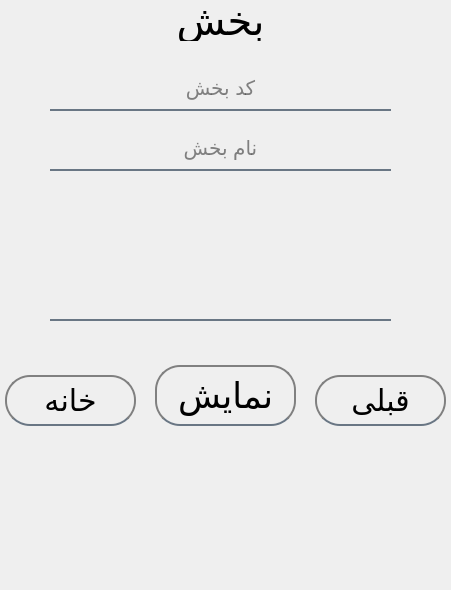
<?xml version="1.0" encoding="UTF-8"?>
<ui version="4.0">
 <class>MainWindow</class>
 <widget class="QMainWindow" name="MainWindow">
  <property name="geometry">
   <rect>
    <x>0</x>
    <y>0</y>
    <width>451</width>
    <height>590</height>
   </rect>
  </property>
  <property name="windowTitle">
   <string>MainWindow</string>
  </property>
  <widget class="QWidget" name="centralwidget">
   <widget class="QPushButton" name="but_display">
    <property name="geometry">
     <rect>
      <x>150</x>
      <y>360</y>
      <width>151</width>
      <height>71</height>
     </rect>
    </property>
    <property name="font">
     <font>
      <family>IRNazanin</family>
      <pointsize>30</pointsize>
      <weight>50</weight>
      <italic>false</italic>
      <bold>false</bold>
     </font>
    </property>
    <property name="styleSheet">
     <string notr="true">QPushButton {
    background-color: transparent; /* Transparent background */
    color: rgb(0,0,0); /* Text color */
    border: 2px solid gray; /* Border around the button */
    padding: 5px; /* Increased padding for better touch targets */
    border-radius: 25px; /* Rounded corners */
    margin: 5px; /* Uniform margin on all sides */
    font-size: 35px; /* Font size for better readability */
	font: 30pt &quot;IRNazanin&quot;;
border-bottom: 2px solid rgba(105,118,132,255);
}

QPushButton:hover {
    border-color: rgba(190, 190, 190, 0.7); /* Lighter border on hover */
    background-color: rgba(255, 255, 255, 0.1); /* Light background on hover for visual feedback */
}

QPushButton:pressed {
    background-color: rgba(255, 255, 255, 0.2); /* Darker background when pressed */
	font: 20pt &quot;Ubuntu&quot;;
    border-color: rgba(150, 150, 150, 0.8); /* Change border color when pressed */
}

QPushButton:disabled {
    color: rgba(255, 255, 255, 0.5); /* Lighter text color when disabled */
    border-color: rgba(190, 190, 190, 0.3); /* Lighter border when disabled */
}
</string>
    </property>
    <property name="text">
     <string>نمایش</string>
    </property>
   </widget>
   <widget class="QPushButton" name="but_home">
    <property name="geometry">
     <rect>
      <x>0</x>
      <y>370</y>
      <width>141</width>
      <height>61</height>
     </rect>
    </property>
    <property name="font">
     <font>
      <family>IRNazanin</family>
      <pointsize>-1</pointsize>
      <weight>50</weight>
      <italic>false</italic>
      <bold>false</bold>
     </font>
    </property>
    <property name="styleSheet">
     <string notr="true">QPushButton {
    background-color: transparent; /* Transparent background */
    color: rgb(0,0,0); /* Text color */
    border: 2px solid gray; /* Border around the button */
    padding: 5px; /* Increased padding for better touch targets */
    border-radius: 25px; /* Rounded corners */
    margin: 5px; /* Uniform margin on all sides */
    font-size: 35px; /* Font size for better readability */
	font: 30pt &quot;IRNazanin&quot;;
border-bottom: 2px solid rgba(105,118,132,255);
}

QPushButton:hover {
    border-color: rgba(190, 190, 190, 0.7); /* Lighter border on hover */
    background-color: rgba(255, 255, 255, 0.1); /* Light background on hover for visual feedback */
}

QPushButton:pressed {
    background-color: rgba(255, 255, 255, 0.2); /* Darker background when pressed */
	font: 20pt &quot;Ubuntu&quot;;
    border-color: rgba(150, 150, 150, 0.8); /* Change border color when pressed */
}

QPushButton:disabled {
    color: rgba(255, 255, 255, 0.5); /* Lighter text color when disabled */
    border-color: rgba(190, 190, 190, 0.3); /* Lighter border when disabled */
}
QPushButton {
    background-color: transparent; /* Transparent background */
    color: rgb(0,0,0); /* Text color */
    border: 2px solid gray; /* Border around the button */
    padding: 5px; /* Increased padding for better touch targets */
    border-radius: 25px; /* Rounded corners */
    margin: 5px; /* Uniform margin on all sides */
    font-size: 30px; /* Font size for better readability */
border-bottom: 2px solid rgba(105,118,132,255);
}

QPushButton:hover {
    border-color: rgba(190, 190, 190, 0.7); /* Lighter border on hover */
    background-color: rgba(255, 255, 255, 0.1); /* Light background on hover for visual feedback */
}

QPushButton:pressed {
    background-color: rgba(255, 255, 255, 0.2); /* Darker background when pressed */
	font: 20pt &quot;Ubuntu&quot;;
    border-color: rgba(150, 150, 150, 0.8); /* Change border color when pressed */
}

QPushButton:disabled {
    color: rgba(255, 255, 255, 0.5); /* Lighter text color when disabled */
    border-color: rgba(190, 190, 190, 0.3); /* Lighter border when disabled */
}
</string>
    </property>
    <property name="text">
     <string>خانه</string>
    </property>
   </widget>
   <widget class="QLabel" name="label_pic">
    <property name="geometry">
     <rect>
      <x>0</x>
      <y>0</y>
      <width>451</width>
      <height>591</height>
     </rect>
    </property>
    <property name="text">
     <string/>
    </property>
    <property name="pixmap">
     <pixmap>1.jpg</pixmap>
    </property>
    <property name="scaledContents">
     <bool>true</bool>
    </property>
   </widget>
   <widget class="QListWidget" name="list_display">
    <property name="geometry">
     <rect>
      <x>50</x>
      <y>220</y>
      <width>341</width>
      <height>101</height>
     </rect>
    </property>
    <property name="layoutDirection">
     <enum>Qt::RightToLeft</enum>
    </property>
    <property name="styleSheet">
     <string notr="true">background-color: rgba(0,0,0,0);
border: none;
border-bottom: 2px solid rgba(105,118,132,255);
color: rgba(10, 10, 10,250); 
padding-bottom: 3px;
font-size: 20px;
</string>
    </property>
   </widget>
   <widget class="QLabel" name="label_name">
    <property name="geometry">
     <rect>
      <x>20</x>
      <y>0</y>
      <width>401</width>
      <height>41</height>
     </rect>
    </property>
    <property name="font">
     <font>
      <family>IRNazanin</family>
      <pointsize>30</pointsize>
      <weight>50</weight>
      <italic>false</italic>
      <bold>false</bold>
     </font>
    </property>
    <property name="styleSheet">
     <string notr="true">color: rgb(0,0,0);
font: 30pt &quot;IRNazanin&quot;;</string>
    </property>
    <property name="text">
     <string>بخش</string>
    </property>
    <property name="alignment">
     <set>Qt::AlignCenter</set>
    </property>
   </widget>
   <widget class="QPushButton" name="but_bake">
    <property name="geometry">
     <rect>
      <x>310</x>
      <y>370</y>
      <width>141</width>
      <height>61</height>
     </rect>
    </property>
    <property name="font">
     <font>
      <family>IRNazanin</family>
      <pointsize>-1</pointsize>
      <weight>50</weight>
      <italic>false</italic>
      <bold>false</bold>
     </font>
    </property>
    <property name="styleSheet">
     <string notr="true">QPushButton {
    background-color: transparent; /* Transparent background */
    color: rgb(0,0,0); /* Text color */
    border: 2px solid gray; /* Border around the button */
    padding: 5px; /* Increased padding for better touch targets */
    border-radius: 25px; /* Rounded corners */
    margin: 5px; /* Uniform margin on all sides */
    font-size: 35px; /* Font size for better readability */
	font: 30pt &quot;IRNazanin&quot;;
border-bottom: 2px solid rgba(105,118,132,255);
}

QPushButton:hover {
    border-color: rgba(190, 190, 190, 0.7); /* Lighter border on hover */
    background-color: rgba(255, 255, 255, 0.1); /* Light background on hover for visual feedback */
}

QPushButton:pressed {
    background-color: rgba(255, 255, 255, 0.2); /* Darker background when pressed */
	font: 20pt &quot;Ubuntu&quot;;
    border-color: rgba(150, 150, 150, 0.8); /* Change border color when pressed */
}

QPushButton:disabled {
    color: rgba(255, 255, 255, 0.5); /* Lighter text color when disabled */
    border-color: rgba(190, 190, 190, 0.3); /* Lighter border when disabled */
}
QPushButton {
    background-color: transparent; /* Transparent background */
    color: rgb(0,0,0); /* Text color */
    border: 2px solid gray; /* Border around the button */
    padding: 5px; /* Increased padding for better touch targets */
    border-radius: 25px; /* Rounded corners */
    margin: 5px; /* Uniform margin on all sides */
    font-size: 30px; /* Font size for better readability */
border-bottom: 2px solid rgba(105,118,132,255);
}

QPushButton:hover {
    border-color: rgba(190, 190, 190, 0.7); /* Lighter border on hover */
    background-color: rgba(255, 255, 255, 0.1); /* Light background on hover for visual feedback */
}

QPushButton:pressed {
    background-color: rgba(255, 255, 255, 0.2); /* Darker background when pressed */
	font: 20pt &quot;Ubuntu&quot;;
    border-color: rgba(150, 150, 150, 0.8); /* Change border color when pressed */
}

QPushButton:disabled {
    color: rgba(255, 255, 255, 0.5); /* Lighter text color when disabled */
    border-color: rgba(190, 190, 190, 0.3); /* Lighter border when disabled */
}
</string>
    </property>
    <property name="text">
     <string>قبلی</string>
    </property>
   </widget>
   <widget class="QLineEdit" name="line_name">
    <property name="geometry">
     <rect>
      <x>50</x>
      <y>130</y>
      <width>341</width>
      <height>41</height>
     </rect>
    </property>
    <property name="styleSheet">
     <string notr="true">background-color: rgba(0,0,0,0);
border: none;
border-bottom: 2px solid rgba(105,118,132,255);
color: rgba(10, 10, 10,250); 
padding-bottom: 3px;
font-size: 20px;
font: 20pt &quot;IRNazanin&quot;;
</string>
    </property>
    <property name="alignment">
     <set>Qt::AlignCenter</set>
    </property>
    <property name="placeholderText">
     <string>نام بخش</string>
    </property>
    <property name="cursorMoveStyle">
     <enum>Qt::VisualMoveStyle</enum>
    </property>
   </widget>
   <widget class="QLineEdit" name="line_part">
    <property name="geometry">
     <rect>
      <x>50</x>
      <y>70</y>
      <width>341</width>
      <height>41</height>
     </rect>
    </property>
    <property name="sizePolicy">
     <sizepolicy hsizetype="Expanding" vsizetype="Fixed">
      <horstretch>0</horstretch>
      <verstretch>0</verstretch>
     </sizepolicy>
    </property>
    <property name="layoutDirection">
     <enum>Qt::LeftToRight</enum>
    </property>
    <property name="autoFillBackground">
     <bool>false</bool>
    </property>
    <property name="styleSheet">
     <string notr="true">background-color: rgba(0,0,0,0);
border: none;
border-bottom: 2px solid rgba(105,118,132,255);
color: rgba(10, 10, 10,250); 
padding-bottom: 3px;
font-size: 20px;
font: 20pt &quot;IRNazanin&quot;;
</string>
    </property>
    <property name="cursorPosition">
     <number>0</number>
    </property>
    <property name="alignment">
     <set>Qt::AlignCenter</set>
    </property>
    <property name="dragEnabled">
     <bool>false</bool>
    </property>
    <property name="placeholderText">
     <string>کد بخش</string>
    </property>
    <property name="cursorMoveStyle">
     <enum>Qt::VisualMoveStyle</enum>
    </property>
   </widget>
   <zorder>label_pic</zorder>
   <zorder>but_display</zorder>
   <zorder>but_home</zorder>
   <zorder>list_display</zorder>
   <zorder>label_name</zorder>
   <zorder>but_bake</zorder>
   <zorder>line_name</zorder>
   <zorder>line_part</zorder>
  </widget>
 </widget>
 <resources/>
 <connections/>
</ui>
